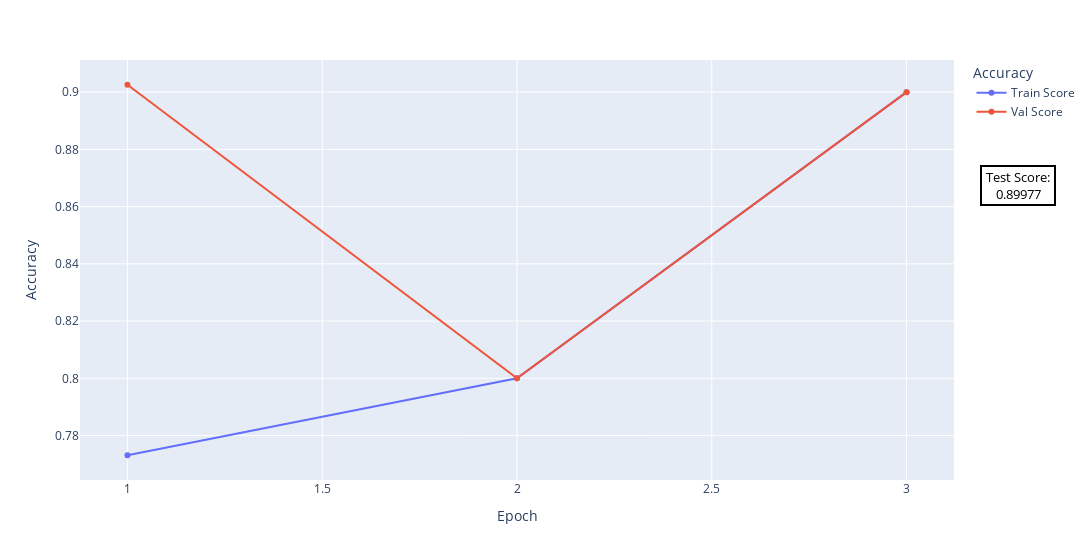

The notebook cell saved with this chart:
### Code cell
fig = px.line(pd.DataFrame(
        {'Train Score':list(history['acc'])+[0.8,0.9], 'Val Score':list(history['val_acc'])+[0.8,0.9]}, 
        index=pd.RangeIndex(start=1, stop=len(list(history['acc']))+3, name='Epoch') # +1
    ), 
    markers=True, width=1380)
fig.update_layout(yaxis_title="Accuracy", legend_title_text="Accuracy")
fig.add_annotation(
    text=f" Test Score: <br>{history['test_acc']}",
    align="center",
    showarrow=False,
    xref="paper",
    yref="paper",
    font=dict(color="black", size=13),
    y=0.75,
    x=1.03,
    bordercolor='black',
    borderwidth=2,
    xanchor="left",
)

### Figure 1 — Plotly figure (JSON) as saved in the notebook; plotly's stock layout.template omitted (floating-point values rounded to 4 significant figures)
{"data": [{"hovertemplate": "variable=Train Score<br>Epoch=%{x}<br>value=%{y}<extra></extra>", "legendgroup": "Train Score", "line": {"color": "#636efa", "dash": "solid"}, "marker": {"symbol": "circle"}, "mode": "markers+lines", "name": "Train Score", "orientation": "v", "showlegend": true, "type": "scatter", "x": [1, 2, 3], "xaxis": "x", "y": [0.7731, 0.8, 0.9], "yaxis": "y"}, {"hovertemplate": "variable=Val Score<br>Epoch=%{x}<br>value=%{y}<extra></extra>", "legendgroup": "Val Score", "line": {"color": "#EF553B", "dash": "solid"}, "marker": {"symbol": "circle"}, "mode": "markers+lines", "name": "Val Score", "orientation": "v", "showlegend": true, "type": "scatter", "x": [1, 2, 3], "xaxis": "x", "y": [0.9026, 0.8, 0.9], "yaxis": "y"}], "layout": {"annotations": [{"align": "center", "bordercolor": "black", "borderwidth": 2, "font": {"color": "black", "size": 13}, "showarrow": false, "text": " Test Score: <br>0.89977", "x": 1.03, "xanchor": "left", "xref": "paper", "y": 0.75, "yref": "paper"}], "legend": {"title": {"text": "Accuracy"}, "tracegroupgap": 0}, "margin": {"t": 60}, "width": 1380, "xaxis": {"anchor": "y", "domain": [0, 1], "title": {"text": "Epoch"}}, "yaxis": {"anchor": "x", "domain": [0, 1], "title": {"text": "Accuracy"}}}}
